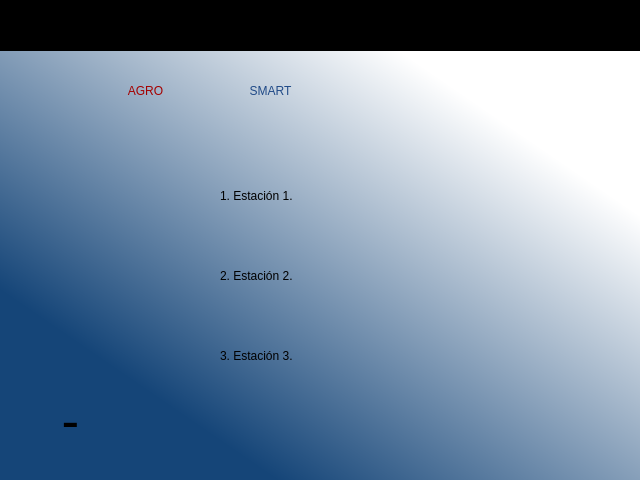
<?xml version="1.0" encoding="UTF-8"?>
<ui version="4.0">
 <class>Dialog</class>
 <widget class="QDialog" name="Dialog">
  <property name="geometry">
   <rect>
    <x>0</x>
    <y>0</y>
    <width>640</width>
    <height>480</height>
   </rect>
  </property>
  <property name="windowTitle">
   <string>Dialog</string>
  </property>
  <widget class="QWidget" name="widget_principal" native="true">
   <property name="geometry">
    <rect>
     <x>0</x>
     <y>50</y>
     <width>651</width>
     <height>441</height>
    </rect>
   </property>
   <property name="styleSheet">
    <string notr="true">QWidget#widget_principal{
background-color:qlineargradient(spread:pad, x1:0.209403, y1:0.756, x2:0.791075, y2:0.182, stop:0 rgba(21, 69, 120, 255), stop:1 rgba(255, 255, 255, 255))
}</string>
   </property>
   <widget class="QLabel" name="label_3">
    <property name="geometry">
     <rect>
      <x>90</x>
      <y>-10</y>
      <width>111</width>
      <height>101</height>
     </rect>
    </property>
    <property name="styleSheet">
     <string notr="true">font: 57 italic 32pt &quot;Ubuntu&quot;;
color:rgb(164, 0, 0)</string>
    </property>
    <property name="text">
     <string>AGRO</string>
    </property>
    <property name="alignment">
     <set>Qt::AlignCenter</set>
    </property>
   </widget>
   <widget class="QLabel" name="label_4">
    <property name="geometry">
     <rect>
      <x>200</x>
      <y>-10</y>
      <width>141</width>
      <height>101</height>
     </rect>
    </property>
    <property name="styleSheet">
     <string notr="true">font: 57 italic 32pt &quot;Ubuntu&quot;;
color:rgb(32, 74, 135)</string>
    </property>
    <property name="text">
     <string>SMART</string>
    </property>
    <property name="alignment">
     <set>Qt::AlignCenter</set>
    </property>
   </widget>
   <widget class="QLabel" name="label_5">
    <property name="geometry">
     <rect>
      <x>10</x>
      <y>10</y>
      <width>71</width>
      <height>71</height>
     </rect>
    </property>
    <property name="text">
     <string/>
    </property>
    <property name="pixmap">
     <pixmap>../images/logo.png</pixmap>
    </property>
    <property name="scaledContents">
     <bool>true</bool>
    </property>
   </widget>
   <widget class="QLabel" name="lbl_riego_est1">
    <property name="geometry">
     <rect>
      <x>220</x>
      <y>120</y>
      <width>191</width>
      <height>51</height>
     </rect>
    </property>
    <property name="styleSheet">
     <string notr="true">font: 22pt &quot;Ubuntu&quot;;</string>
    </property>
    <property name="text">
     <string>1. Estación 1.</string>
    </property>
   </widget>
   <widget class="QLabel" name="lbl_riego_est2">
    <property name="geometry">
     <rect>
      <x>220</x>
      <y>200</y>
      <width>561</width>
      <height>51</height>
     </rect>
    </property>
    <property name="styleSheet">
     <string notr="true">font: 22pt &quot;Ubuntu&quot;;</string>
    </property>
    <property name="text">
     <string>2. Estación 2.</string>
    </property>
   </widget>
   <widget class="QLabel" name="lbl_riego_est3">
    <property name="geometry">
     <rect>
      <x>220</x>
      <y>280</y>
      <width>171</width>
      <height>51</height>
     </rect>
    </property>
    <property name="styleSheet">
     <string notr="true">font: 22pt &quot;Ubuntu&quot;;</string>
    </property>
    <property name="text">
     <string>3. Estación 3.</string>
    </property>
   </widget>
   <widget class="QLabel" name="label">
    <property name="geometry">
     <rect>
      <x>40</x>
      <y>350</y>
      <width>71</width>
      <height>51</height>
     </rect>
    </property>
    <property name="text">
     <string/>
    </property>
    <property name="pixmap">
     <pixmap>../images/flecha_Atras.png</pixmap>
    </property>
    <property name="scaledContents">
     <bool>true</bool>
    </property>
   </widget>
   <widget class="QLabel" name="label_2">
    <property name="geometry">
     <rect>
      <x>50</x>
      <y>350</y>
      <width>41</width>
      <height>41</height>
     </rect>
    </property>
    <property name="font">
     <font>
      <pointsize>40</pointsize>
     </font>
    </property>
    <property name="text">
     <string>-</string>
    </property>
    <property name="alignment">
     <set>Qt::AlignCenter</set>
    </property>
   </widget>
  </widget>
  <widget class="QWidget" name="widget_fecha" native="true">
   <property name="geometry">
    <rect>
     <x>0</x>
     <y>0</y>
     <width>641</width>
     <height>51</height>
    </rect>
   </property>
   <property name="styleSheet">
    <string notr="true">QWidget#widget_fecha{
background-color:rgb(0, 0, 0)}</string>
   </property>
   <widget class="QLabel" name="lbl_hora">
    <property name="geometry">
     <rect>
      <x>20</x>
      <y>10</y>
      <width>151</width>
      <height>21</height>
     </rect>
    </property>
    <property name="styleSheet">
     <string notr="true">font: 57 16pt &quot;Ubuntu&quot;;
color:rgb(238, 238, 236);</string>
    </property>
    <property name="text">
     <string/>
    </property>
   </widget>
   <widget class="QLabel" name="lbl_fecha">
    <property name="geometry">
     <rect>
      <x>460</x>
      <y>10</y>
      <width>161</width>
      <height>21</height>
     </rect>
    </property>
    <property name="styleSheet">
     <string notr="true">font: 57 16pt &quot;Ubuntu&quot;;
color:rgb(238, 238, 236);</string>
    </property>
    <property name="text">
     <string/>
    </property>
   </widget>
  </widget>
 </widget>
 <resources>
  <include location="config_imag.qrc"/>
 </resources>
 <connections/>
</ui>
